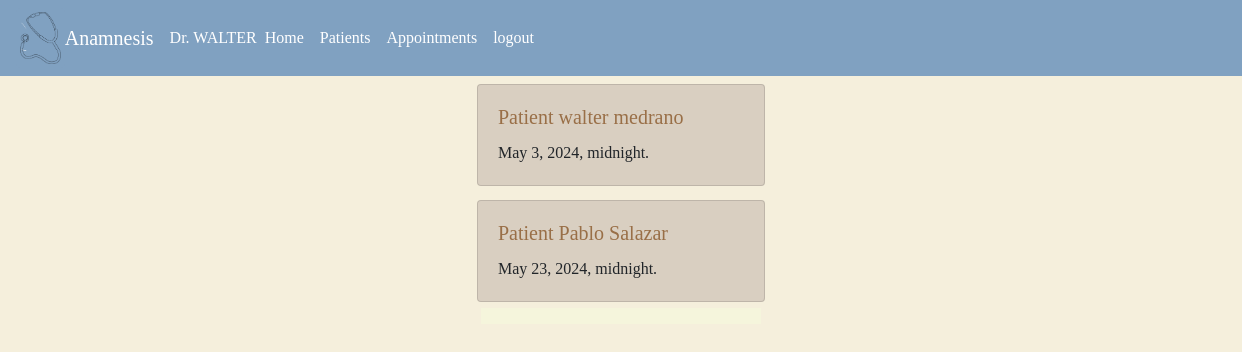
Page /appointments (signed in) on the committed database.
### anamnesis/models.py (models this page shows)
class User(AbstractUser):
    pass

class Patienthistory(models.Model):
    patient = models.ForeignKey(Patient, on_delete=models.CASCADE, blank=True, null=True, related_name="patient_history")
    date = models.DateTimeField() #date the file was created
    diagnostic =models.CharField(max_length=500, blank=True, null=True)
    history =models.CharField(max_length=500, blank=True, null=True) # Explanation of the symptoms
    prescription = models.CharField(max_length=500, blank=True, null=True)
    visit = models.CharField(max_length=30, blank=True, null=True) # Reason the patient is visiting
    nextappointment = models.DateTimeField(null=True, blank=True)

class Patient(models.Model):
    doctor = models.ForeignKey(User, on_delete=models.CASCADE, blank=True, null=True, related_name="patients")
    name = models.CharField(max_length=25, blank=True)
    lastname = models.CharField(max_length=25, blank=True)
    address = models.CharField(max_length=50, blank=True, null=True)
    city = models.CharField(max_length=30, blank=True, null=True)
    state = models.CharField(max_length=20, blank=True, null=True)
    phonenumber = models.CharField(max_length=15, blank=True, null=True)
    date = models.DateTimeField(null=True)
    def __str__(self):
        return f"Patient {self.name} {self.lastname}"

### anamnesis/views.py (the view)
# urls.py: path("appointments", views.appointments, name="appointments"),
def appointments(request):
    if request.method == "GET":
        appointments = Patienthistory.objects.all().order_by('nextappointment')
        aware_datetime = datetime.now(pytz.utc)  # Create an aware datetime object with timezone information
        listappointments = []
        for appointment in appointments:
            if appointment.nextappointment is not None and appointment.nextappointment >= aware_datetime:
                listappointments.append(appointment)
        paginator = Paginator(listappointments, 10) #show 10 posts per page
        page_number = request.GET.get('page')
        listappointments = paginator.get_page(page_number)
        return render(request, "anamnesis/appointments.html", {
            'appointments': listappointments,
        })

### anamnesis/templates/anamnesis/appointments.html (shortened to what this page needs)
{% extends "anamnesis/layout.html" %}
{% load static %}
{% block body %}
    {% if user.is_authenticated %}
        {% for appointment in appointments %}
            <div class="container d-flex justify-content-center">
                <div id="cardtest" class="card" style="width: 18rem;">
                    <div class="card-body">
                      <a href="{% url 'fileview' file_id=appointment.id %}"><h5 class="card-title">{{appointment.patient}}</h5></a>
                      <p class="card-text">{{appointment.nextappointment}}.</p>
                    </div>
                  </div>
            </div>
        {% endfor %}
         <div class="container w-25">
            <nav aria-label="Page navigation" style="background-color: beige;">
            </nav>
        </div>
    {% else %}
        <h1> 403. You do not have access</h1>
    {% endif %}
{% endblock %}

### anamnesis/templates/anamnesis/layout.html (shortened to what this page needs)
{% load static %}
<!DOCTYPE html>
<html lang="en">
    <head>
        <link rel="stylesheet" href="https://stackpath.bootstrapcdn.com/bootstrap/4.4.1/css/bootstrap.min.css">
        <link href="{% static 'anamnesis/styles.css' %}" rel="stylesheet">
    </head>
    <body>
        {% if user.is_authenticated %}
            <nav class="navbar navbar-expand-lg navbar-dark">
                <img src="{% static 'anamnesis/images/stethoscope.png' %}" alt="stethoscope" class="img-thumbnail text-center imageNav"> <a class="navbar-brand" href="#">Anamnesis</a>                <a class="nav-item">Dr. {{request.user | upper}}</a>
                <div class="collapse navbar-collapse" id="navbarSupportedContent">
                    <ul class="navbar-nav mr-auto">
                        <li class="nav-item active">
                            <a class="nav-link" href="{% url 'index' %}">Home</a>
                        </li>
                        <li class="nav-item active">
                            <a class="nav-link" href="{% url 'patient' %}">Patients</a>
                        </li>
                        <li class="nav-item active">
                            <a class="nav-link" href="{% url 'appointments' %}">Appointments</a>
                        </li>
                        <li class="nav-item active">
                            <a class="nav-link" href="{% url 'logout' %}">logout</a>
                        </li>
                    </ul>
                </div>
            </nav>
        {% endif %}
        {% block body %}
        {% endblock %}
</html>

### anamnesis/static/anamnesis/styles.css (style rules this page uses)
body { position: relative; background-color: rgb(245, 239, 220); font-family: "Calibri"; }
.card { margin-top: 8px; margin-bottom: 6px; background-color: #d9cfc1; }
h5 { color:#996f47; }
.imageNav { background-color: rgb(128, 161, 193); border: none; width:auto; height: 60px; }
nav { width: 100%; box-sizing: content-box; overflow: scroll; background-color: rgb(128, 161, 193); color: white; }
ul { list-style-type: none; }

### rows in the picture
User: user "WALTER"
Patienthistory: patient "Patient walter medrano", nextappointment "May 3, 2024, midnight"
Patienthistory: patient "Patient Pablo Salazar", nextappointment "May 23, 2024, midnight"
